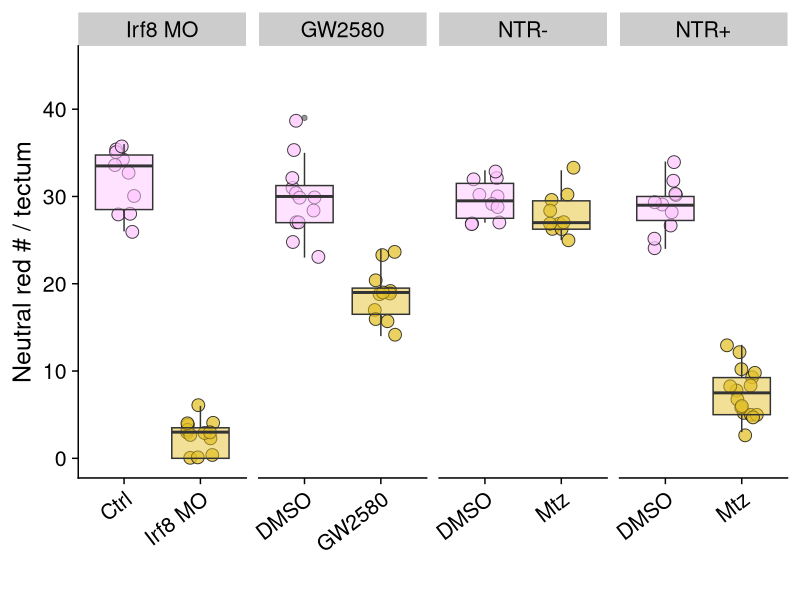
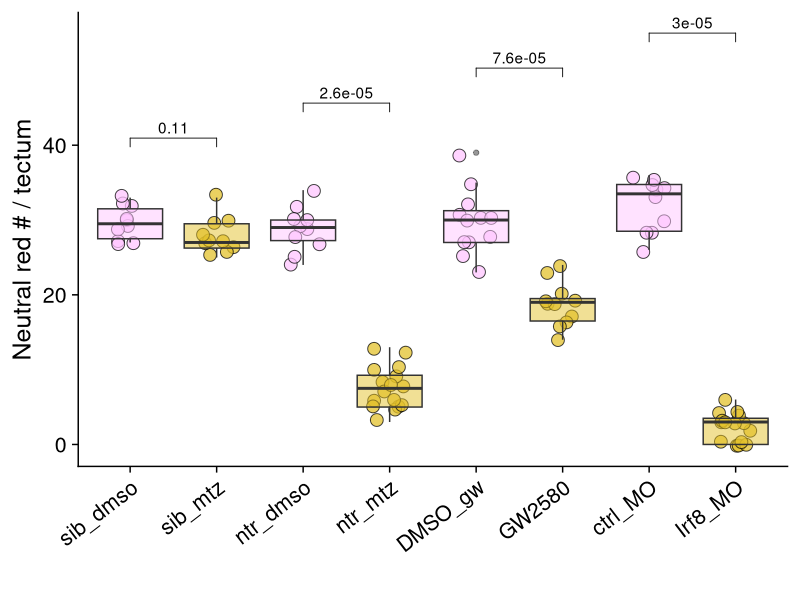

The R source for these figures, in order:
## ---- chunk 1
knitr::opts_chunk$set(echo = TRUE)
## ---- chunk 2
library(tidyverse)
library(ggpubr)
library(cowplot)
library(colorspace)
## ---- chunk 3
theme_set(theme_cowplot(font_size =18))
## ---- chunk 4
ablation_nr <- read_csv('ablation_neutralred.csv')
#View(ablation_nr)
## ---- chunk 5
ablation_nr %>% group_by(group) %>% summarize(tot_fish = n(), tot_mic = sum(n_microglia))
## ---- chunk 6
ablation_nr <- ablation_nr %>%  mutate("pair_group" =
                       case_when(
                           group == "sib_dmso" ~ "NTR-",
                            group == "sib_mtz" ~ "NTR-", 
                           group == "ntr_dmso" ~ "NTR+",
                            group == "ntr_mtz" ~ "NTR+",
                           group == "ctrl_MO" ~ "Irf8 MO",
                           group == "Irf8_MO" ~ "Irf8 MO",
                           group == "DMSO_gw" ~ "GW2580",
                           group == "GW2580" ~ "GW2580")) %>%
 mutate("group_names_for_facet" =
           case_when(
             group == "sib_dmso" ~ "DMSO",
             group == "sib_mtz" ~ "Mtz",
             group == "ntr_dmso" ~ "DMSO",
             group == "ntr_mtz" ~ "Mtz",
             group == "ctrl_MO" ~ "Ctrl",
             group == "Irf8_MO" ~ "Irf8 MO",
             group == "DMSO_gw" ~ "DMSO",
             group == "GW2580" ~ "GW2580"))
## ---- chunk 7
ablation_nr$pair_group <- ablation_nr$pair_group %>% fct_relevel("Irf8 MO", "GW2580", "NTR-", "NTR+")
## ---- chunk 8
ablation_nr$group <- ablation_nr$group %>% fct_relevel("sib_dmso", "sib_mtz", "ntr_dmso", "ntr_mtz", "DMSO_gw", "GW2580", "ctrl_MO", "Irf8_MO")
## ---- chunk 9
ab_comparisons <- list(c("sib_dmso", "sib_mtz"), c("ntr_dmso", "ntr_mtz"), c("DMSO_gw", "GW2580"), c("ctrl_MO", "Irf8_MO"))

ggplot(ablation_nr, aes(x=group_names_for_facet, y=n_microglia, fill=group))+
  geom_jitter(width=0.2, shape=21, alpha=0.75, size=4)+
  geom_boxplot( alpha=0.5)+
  
  scale_fill_manual(values = c("#FFC5FF", "#E3C22D", "#FFC5FF", "#E3C22D", "#FFC5FF", "#E3C22D", "#FFC5FF", "#E3C22D"))+
  
  labs(x= " ", y="Neutral red # / tectum")+
  theme(axis.text.x = element_text(angle=37.5, hjust=1, vjust=1), legend.position = "none")+
  #stat_compare_means(inherit.aes=FALSE, aes(x=group, y=n_sheaths), method="wilcox.test", label="p.format", comparisons = ab_comparisons)+
  facet_grid(.~pair_group, scales = "free")+
  ylim(0, 45)
#ggsave('ablation-neutral-red.png', dpi=300, width=6.5, height=4.5)
## ---- chunk 10
ab_comparisons <- list(c("sib_dmso", "sib_mtz"), c("ntr_dmso", "ntr_mtz"), c("DMSO_gw", "GW2580"), c("ctrl_MO", "Irf8_MO"))

ggplot(ablation_nr, aes(x=group, y=n_microglia, fill=group))+
  geom_jitter(width=0.2, shape=21, alpha=0.75, size=4)+
  geom_boxplot( alpha=0.5)+
  
  scale_fill_manual(values = c("#FFC5FF", "#E3C22D", "#FFC5FF", "#E3C22D", "#FFC5FF", "#E3C22D", "#FFC5FF", "#E3C22D"))+
  
  labs(x= " ", y="Neutral red # / tectum")+
  theme(axis.text.x = element_text(angle=37.5, hjust=1, vjust=1), legend.position = "none")+
  stat_compare_means(inherit.aes=FALSE, aes(x=group, y=n_sheaths), method="wilcox.test", label="p.format", comparisons = ab_comparisons)
